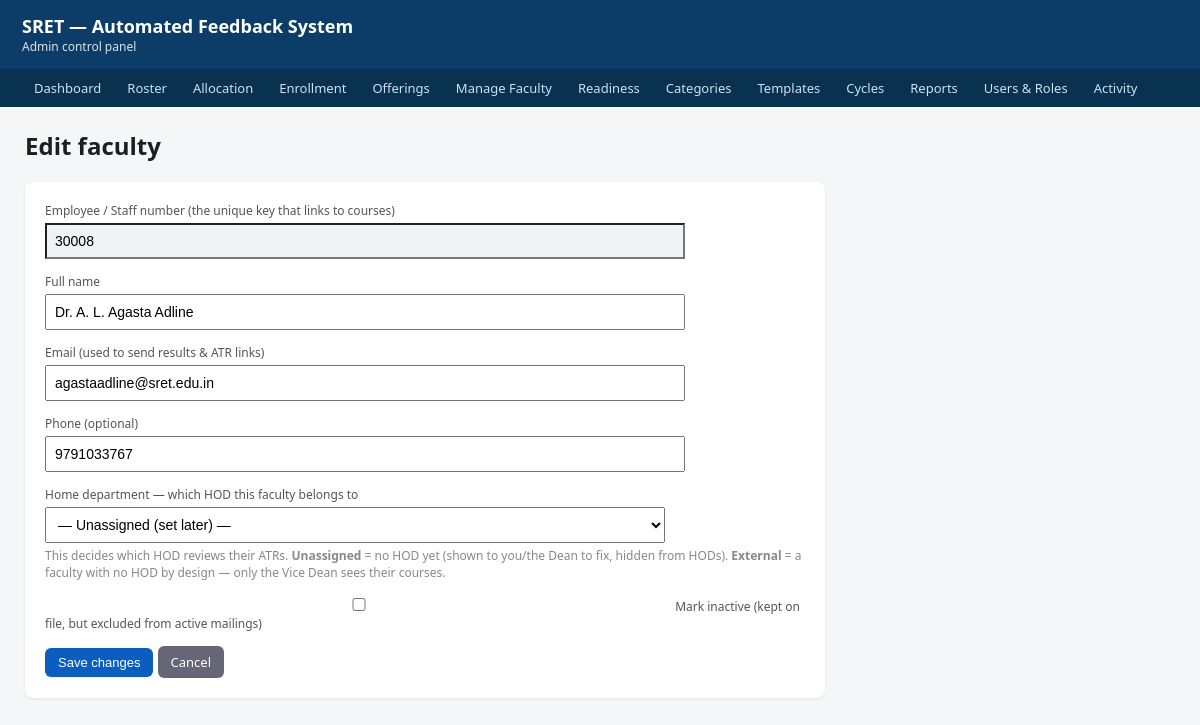
Screenshot of /admin/faculty/30008/edit with the database file from the repository.
### tables this page shows
CREATE TABLE faculty (
            emp_no         TEXT PRIMARY KEY,          -- employee/staff number: the stable key
            name           TEXT,                      -- canonical display name
            email          TEXT,                      -- institutional email (managed here)
            phone          TEXT,                      -- contact number (optional)
            home_dept_code TEXT,                      -- their department (-> HOD who endorses); NULLABLE
            status         TEXT NOT NULL DEFAULT 'active',  -- 'active' | 'inactive'
            created_by     TEXT,                      -- audit: who/what created the row
            created_at     TEXT NOT NULL DEFAULT (datetime('now')),
            FOREIGN KEY (home_dept_code) REFERENCES department(code)
        );

### admin/faculty.py (the view, shortened to what this page needs)
@admin_bp.route("/faculty/<emp_no>/edit", methods=["GET", "POST"])
def faculty_edit(emp_no):
    master = get_master()
    row = master.execute("SELECT * FROM faculty WHERE emp_no = ?", (emp_no,)).fetchone()
    if row is None:
        master.close()
        flash("No such faculty.", "error")
        return redirect(url_for("admin.faculty_list"))
    if request.method == "GET":
        master.close()
        return render_template("faculty_edit.html", fac=row,
                               dept_codes=Config.DEPT_CODES)

### activity_log.py (called while the page is built, shortened)
def _should_log(response):
    if request.blueprint == "student":
        return False
    if request.endpoint == "static" or request.endpoint is None:
        return False
    if request.method in _MUTATING_METHODS:
        return True
    if request.endpoint in SENSITIVE_GET:
        return True
    return False

def _after_request(response):
    try:
        if not _should_log(response):
            return response
    except Exception as exc:            # noqa: BLE001 — the hook must be bullet-proof
        print("activity_log: after_request hook error — %s" % exc, file=sys.stderr)
    return response

### db.py (called while the page is built)
def _configure(conn: sqlite3.Connection) -> sqlite3.Connection:
    conn.row_factory = sqlite3.Row
    conn.execute("PRAGMA journal_mode=WAL;")
    conn.execute("PRAGMA foreign_keys=ON;")
    conn.execute("PRAGMA synchronous=NORMAL;")
    return conn

def _ensure_data_dir() -> None:
    os.makedirs(Config.DATA_DIR, exist_ok=True)

def get_master() -> sqlite3.Connection:
    _ensure_data_dir()
    conn = sqlite3.connect(Config.MASTER_DB)
    return _configure(conn)

### templates/faculty_edit.html (shortened to what this page needs)
{% extends "base.html" %}
{% block content %}
  {% set is_edit = fac and fac['emp_no'] and (fac['name'] is defined) and request.endpoint == 'admin.faculty_edit' %}
  <h2 style="margin-top:0">{{ 'Edit faculty' if request.endpoint == 'admin.faculty_edit' else 'Add faculty' }}</h2>
  <div class="card">
    <form method="post"
          action="{{ url_for('admin.faculty_edit', emp_no=fac['emp_no']) if request.endpoint == 'admin.faculty_edit' else url_for('admin.faculty_new') }}">
      <div class="field">
        <label>Employee / Staff number (the unique key that links to courses)</label>
        {% if request.endpoint == 'admin.faculty_edit' %}
          <input value="{{ fac['emp_no'] }}" readonly style="background:#f0f2f5">
        {% else %}
          <input name="emp_no" value="{{ fac['emp_no'] if fac else '' }}"
                 placeholder="e.g. 16093" required>
        {% endif %}
      </div>
      <div class="field">
        <label>Full name</label>
        <input name="name" value="{{ fac['name'] if fac else '' }}"
               placeholder="e.g. Dr. V. Vanitha" required>
      </div>
      <div class="field">
        <label>Email (used to send results &amp; ATR links)</label>
        <input name="email" type="email" value="{{ fac['email'] if fac else '' }}"
               placeholder="name@sret.edu.in">
      </div>
      <div class="field">
        <label>Phone (optional)</label>
        <input name="phone" value="{{ fac['phone'] if fac else '' }}"
               placeholder="10-digit mobile">
      </div>
      <div class="field">
        <label>Home department — which HOD this faculty belongs to</label>
        <select name="home_dept_code">
          <option value="">— Unassigned (set later) —</option>
        </select>
        <div class="muted" style="margin-top:4px">
          This decides which HOD reviews their ATRs. <b>Unassigned</b> = no HOD yet
          (shown to you/the Dean to fix, hidden from HODs). <b>External</b> = a
          faculty with no HOD by design — only the Vice Dean sees their courses.
        </div>
      </div>
      <div class="field">
        <label>
          <input type="checkbox" name="inactive"
                 {{ 'checked' if fac and fac['status'] == 'inactive' else '' }}>
          Mark inactive (kept on file, but excluded from active mailings)
        </label>
      </div>
      <button class="btn" type="submit">{{ 'Save changes' if request.endpoint == 'admin.faculty_edit' else 'Add faculty' }}</button>
      <a class="btn grey" href="{{ url_for('admin.faculty_list') }}">Cancel</a>
    </form>
  </div>
{% endblock %}

### templates/base.html (style rules this page uses)
body { font-family: system-ui, Arial, sans-serif; margin: 0; background:#f5f6f8; color:#1c1e21; }
a.btn, button.btn { display:inline-block; background:#0b5ec0; color:#fff; border:none; padding:7px 13px; border-radius:6px; font-size:13px; text-decoration:none; cursor:pointer; }
.field { margin-bottom:14px; }
.field label { display:block; font-size:12px; color:#555; margin-bottom:4px; }
.field input, .field select, .field textarea { width:100%; max-width:620px; padding:8px; font-size:14px; }
.card { background:#fff; padding:20px; border-radius:8px; box-shadow:0 1px 3px rgba(0,0,0,.08); max-width:760px; margin-bottom:16px; }
.btn.grey { background:#667; }
.muted { color:#888; font-size:12px; }

### rows the page displays
faculty: emp_no "30008", name "Dr. A. L. Agasta Adline", email "agastaadline@sret.edu.in", phone "9791033767"
